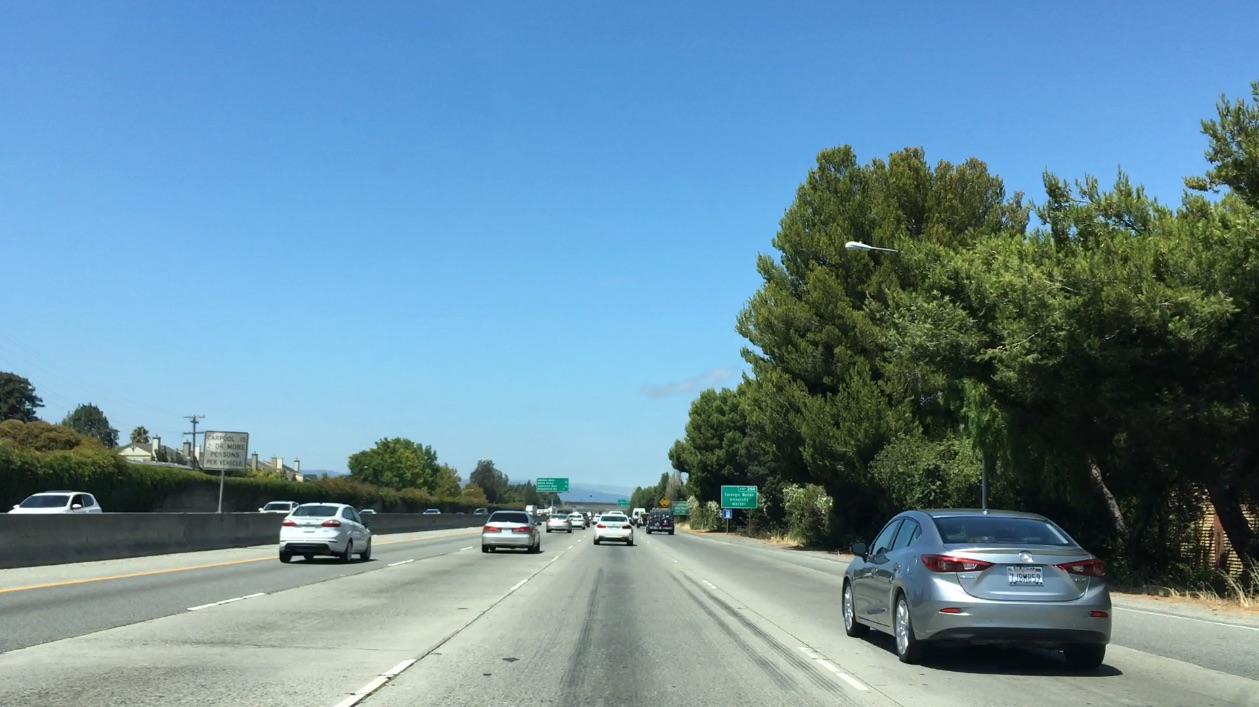
#> input picture bbox-example-image.jpg, 1259 x 707 px
$ jupyter execute --allow-errors P5-ver4.ipynb   (shell and % lines are left out)   (older library calls are emulated)
#> lines starting #> are read from the running program, lines starting #| are printed output that depends on the picture
# Vehicle Detection Project
## Udacity Self-Driving Car Nanodegree

I this project, images taken from front-facing camera mounted on vehicles will be analyzed to detect vehicles. The process will be conducted in following orders:

Phase 1 - Training Linear SVM Classifier
1. Load training images (cars and not-cars) and examine them.
2. Define functions to extract useful featuers from training images:
    2.1 HOG
    2.2 spatial bin
    2.3 color histogram
    2.4 function to flag/extract features from images/image

3. Prepare training and testing dataset
    3.1 Use feature extraction function to extract features from images
    3.2 Train Linear SVM Classifier

Phase 2 - Using Sliding window to find cars
4. Define a sliding-window function to search subset of an image
5. Define Heatmap to remove false positives
6. Apply classifier to the subset of image for classification
7. Draw square around vehicles

[cell 1]
import warnings
warnings.filterwarnings('ignore')

TODO: Converkt png to compatible format and see why it is notworking

## Phase 1 - Training Linear SVM Classifer

### 1. Load training images and examine them.

[cell 2]
import glob
import numpy as np
import matplotlib.image as mpimg
import matplotlib.pyplot as plt

cars = []
notcars = []

# Load directories of car and not-car images
for filename in glob.iglob('./vehicles/**/*.png', recursive=True):
    cars.append(filename)
for filename in glob.iglob('./non-vehicles/**/*.png', recursive=True):
    notcars.append(filename)

# Define a function to return some characteristics of the dataset
def data_look(car_list, notcar_list):
    data_dict = {}
    data_dict['n_cars'] = len(car_list)
    data_dict['n_notcars'] = len(notcar_list)

    sample_img = mpimg.imread(car_list[0])
    data_dict['image_shape'] = sample_img.shape
    data_dict['data_type'] = sample_img.dtype

    return data_dict

# Pass cars and notcars
#> (the rest of this cell did not finish here and is left out)

### 2. Define functions to extract useful features.

#### 2.1 HOG features

[cell 3]
from skimage.feature import hog
import cv2

# generate hog feature extraction function
# [19 lines left out: function get_hog_features, not called in this run]

# choose a random image to visualise HOG feature
#> (the rest of this cell did not finish here and is left out)

#### 2.2 Spatial and 2.3 Color Histogram Features

[cell 4]
# spatial bin
# [14 lines left out: functions bin_spatial, color_hist, not called in this run]

print('spatial and color histogram features ')

#### 2.4 function to flag/extract features from images
This function extract features from a batch of pictures, thus is sued for extracting features for training images.

[cell 5]
# This section is dedicated to making feature vectors
from sklearn.preprocessing import StandardScaler

def extract_features(imgs, color_space='RGB',
                     spatial_size = (32, 32),
                     hist_bins = 32, hist_range = (0, 1),
                     orient = 11, pix_per_cell = 16, cell_per_block = 2, hog_channel = "ALL",
                     spatial_feat = True, hist_feat = True, hog_feat = True):
    # Create a list to append feature vectors to
    features = []
    # Iterate through the list of images
    for image_dir in imgs:
        image = mpimg.imread(image_dir)
        file_features = []

        if color_space != 'RGB':
            if color_space == 'HSV':
                feature_image = cv2.cvtColor(image, cv2.COLOR_RGB2HSV)
            elif color_space == 'LUV':
                feature_image = cv2.cvtColor(image, cv2.COLOR_RGB2LUV)
            elif color_space == 'HLS':
                feature_image = cv2.cvtColor(image, cv2.COLOR_RGB2HLS)
            elif color_space == 'YUV':
                feature_image = cv2.cvtColor(image, cv2.COLOR_RGB2YUV)
            elif color_space == 'YCrCb':
                feature_image = cv2.cvtColor(image, cv2.COLOR_RGB2YCrCb)
        else: feature_image = np.copy(image)

        if spatial_feat == True:
            spatial_features = bin_spatial(feature_image, size = spatial_size)
            file_features.append(spatial_features)

        if hist_feat == True:
            hist_features = color_hist(feature_image, nbins = hist_bins, bins_range = hist_range)
            file_features.append(hist_features)

        if hog_feat == True:
            if hog_channel == 'ALL':
                hog_features = []
                for channel in range(feature_image.shape[2]):
                    hog_features = np.append(hog_features, get_hog_features(feature_image[:,:,channel]))
                hog_features = np.ravel(hog_features)
            else:
                hog_features = get_hog_features(feature_image[:,:,hog_channel],
                                                orient, pix_per_cell, cell_per_block,
                                                vis=False, feature_vec=True)
            file_features.append(hog_features)

        # Append the new feature vectors to the feature list
        features.append(np.concatenate(file_features))
        # Return list of feature vectors

    return features

print('feature extraction function loaded successfully!')

### 3. Prepare Testing Images

#### 3.1 Use feature extraction function to extract features from images.

[cell 6]
car_features = extract_features(cars)
notcar_features = extract_features(notcars)

X = np.vstack((car_features, notcar_features)).astype(np.float64)
# Fit a per-column scaler
#> (the rest of this cell did not finish here and is left out)

#### 3.2 Train Linear Model

[cell 7]
# Split the dataset into training and testing sets
from sklearn.model_selection import train_test_split
from sklearn import svm

rand_state = np.random.randint(0, 100)
#> (the rest of this cell did not finish here and is left out)

## Phase 2 - Using Sliding Window to Find Cars

### 1. Define a sliding-window function to search subset of an image

We will have the sizes of windows scaled depending on the proximity to the vehicle. Below, I approximated the sizes of squares that will fit our needs.

[cell 8]
sample_image = mpimg.imread('bbox-example-image.jpg')
#> sample_image is the input picture: shape (707, 1259, 3); mean R, G, B 104.8, 141, 158.4
box_sample_image = np.copy(sample_image)

# Closest: window size 150px
lg_px = 150
cv2.rectangle(box_sample_image, (450,680), (450+lg_px,680-lg_px), (0, 0, 255), 5)
cv2.rectangle(box_sample_image, (920,650), (920+lg_px,650-lg_px), (0, 0, 255), 5)

# Middle: window size 90px
md_px = 100
cv2.rectangle(box_sample_image, (280,570), (370,480), (0, 255, 0), 5)
cv2.rectangle(box_sample_image, (460,570), (550,480), (0, 255, 0), 5)

# Furthest: window size 50px
sm_px = 50
cv2.rectangle(box_sample_image, (580,560), (640,500), (255, 255, 0), 5)
cv2.rectangle(box_sample_image, (480,560), (540,500), (255, 255, 0), 5)
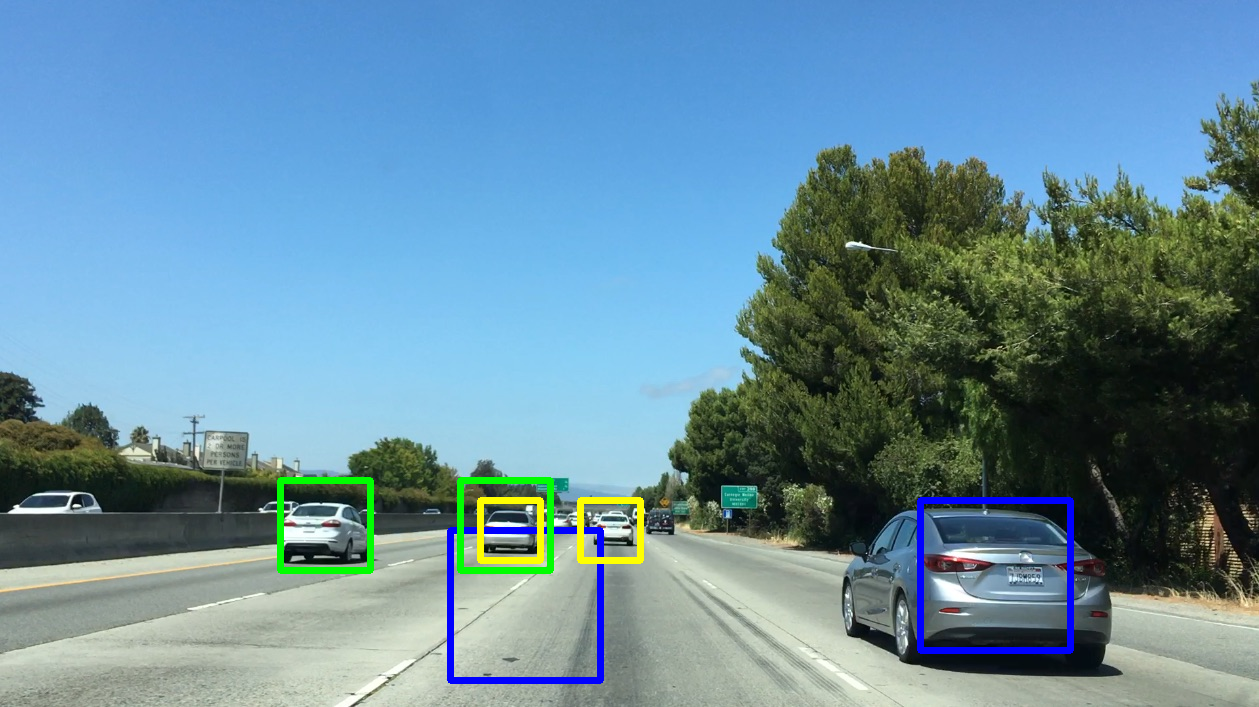
#> box_sample_image: shape (707, 1259, 3); mean R, G, B 103.8, 141.1, 158.6

# Possible breakpoints: 680 - 570 large
#                       570 - 560 medium
#                       560 - 520 small

fig = plt.figure()
plt.imshow(box_sample_image)

[cell 9]
# Sliding box test
single_image = mpimg.imread('bbox-example-image.jpg')

# coordinates of windows
def slide_window(img, x_start_stop = [None, None],
                 y_start_stop = [None, None],
                 xy_window = (64, 64),
                 xy_overlap = (0.5, 0.5)
                ):
#> called with xy_window = (150, 150), xy_overlap = (0.85, 0.85)
    if x_start_stop[0] == None:
        x_start_stop[0] = 0
    if x_start_stop[1] == None:
        x_start_stop[1] = img.shape[1]
    if y_start_stop[0] == None:
        y_start_stop[0] = 0
    if y_start_stop[1] == None:
        y_start_stop[1] = img.shape[0]

    # Compute the span of the region to be searched
    x_span = x_start_stop[1] - x_start_stop[0]
#> x_span = 1259
    y_span = y_start_stop[1] - y_start_stop[0]

    # Compute the number of pixels per step in x/y
    nx_pix_per_step = np.int(xy_window[0]*(1 - xy_overlap[0]))
    ny_pix_per_step = np.int(xy_window[1]*(1 - xy_overlap[1]))

    # Compute the number of windows in x/y
    nx_buffer = np.int(xy_window[0]*(xy_overlap[0]))
    ny_buffer = np.int(xy_window[1]*(xy_overlap[1]))
    nx_windows = np.int((x_span-nx_buffer)/nx_pix_per_step)
#> nx_windows = 51
    ny_windows = np.int((y_span-ny_buffer)/ny_pix_per_step)

    window_list = []

    for ys in range(ny_windows):
        for xs in range(nx_windows):
            # Calculate window position
            startx = xs*nx_pix_per_step + x_start_stop[0]
            endx = startx + xy_window[0]
            starty = ys*ny_pix_per_step + y_start_stop[0]
            endy = starty + xy_window[1]
            # Append window position to list
            window_list.append(((startx, starty), (endx, endy)))
    # Return the list of windows
    return window_list

Now that we have a working sliding window function, I will move onto building a pipeline of sliding window that implements the above function and returns coordinates of windows that are scaled.

[cell 10]
# Possible breakpoints: 570 - 680 large (150)
#                       570 - 560 medium (90)
#                       560 - 520 small (50)

def scaled_window(img):
    window_list = []
    large_window_list = slide_window(img,
                 x_start_stop = [None, None],
                 y_start_stop = [480, 680],
                 xy_window = (150, 150),
                 xy_overlap = (0.85, 0.85)
                )
#> large_window_list = 153 items
    window_list.extend(large_window_list)

    medium_window_list = slide_window(img,
             x_start_stop = [None, None],
             y_start_stop = [500, 630],
             xy_window = (90, 90),
             xy_overlap = (0.85, 0.85)
            )
#> medium_window_list = 364 items
    window_list.extend(medium_window_list)

    small_window_list = slide_window(img,
                 x_start_stop = [None, None],
                 y_start_stop = [500, 560],
                 xy_window = (50, 50),
                 xy_overlap = (0.85, 0.85)
                )
#> small_window_list = 346 items
    window_list.extend(small_window_list)

    return window_list

sample_image = mpimg.imread('bbox-example-image.jpg')
scaled_window_list = scaled_window(sample_image)
#> scaled_window_list = 863 items


def draw_boxes(img, bboxes, color = (0, 0, 255), thick = 6):
    # make a copy of an image
#> called with color = (0, 0, 255), thick = 6
    draw_img = np.copy(img)
    # draw bounding boxes on the image using cv2.rectangle()
    for corner in bboxes:
        cor1, cor2 = corner
        cv2.rectangle(draw_img, cor1, cor2, (0, 0, 255), 5)
#> this loop made 863 passes
#> (cor1, cor2) on passes 1 to 3: ((0, 480), (150, 630)), ((22, 480), (172, 630)), ((44, 480), (194, 630))
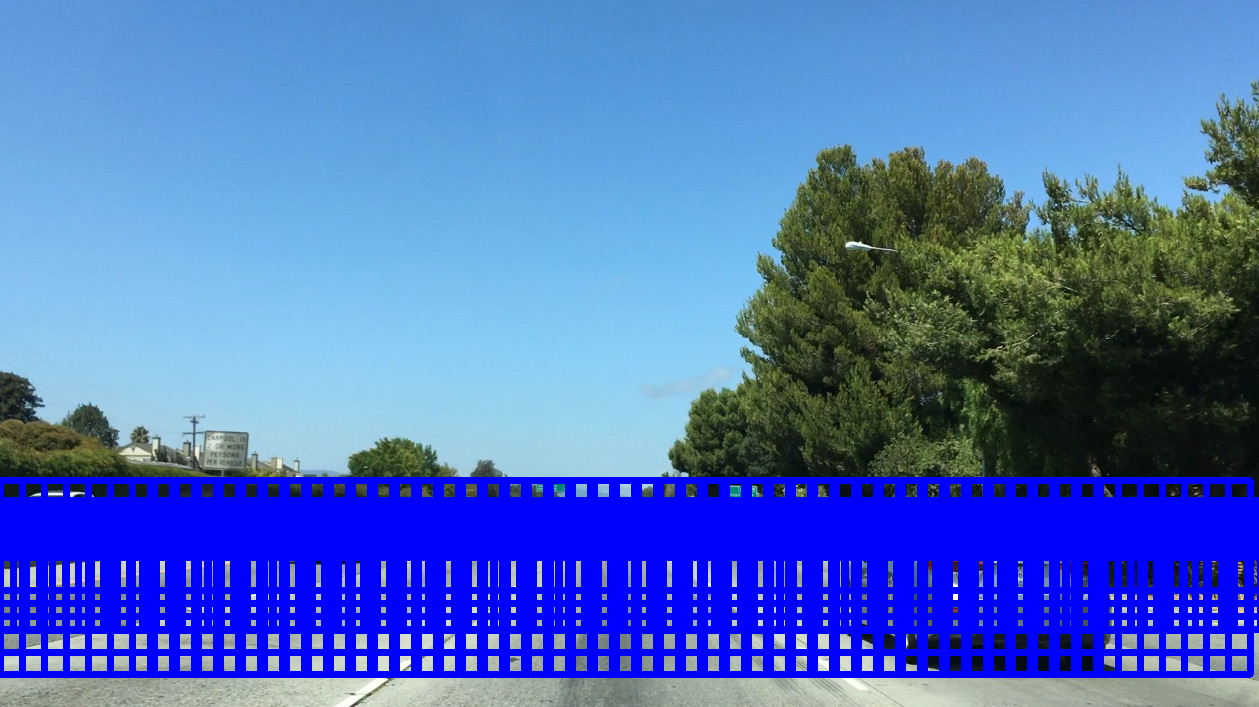
#> draw_img: shape (707, 1259, 3); mean R, G, B 77.4, 110.9, 190.8

    return draw_img

result = draw_boxes(sample_image, scaled_window_list)
plt.imshow(result)

Extract features for a single image. This will be used with the videoclip.

[cell 11]
# Define a function to extract features from a single image window
# This function is very similar to extract_features()
# just for a single image rather than list of images

# [45 lines left out: function single_img_features, not called in this run]

Search a single image

[cell 12]
import warnings
warnings.filterwarnings('ignore')

# Define a function you will pass an image
# and the list of windows to be searched (output of slide_windows())
# [28 lines left out: function search_windows, not called in this run]

sample_image = np.copy(single_image)
#> (the rest of this cell did not finish here and is left out)

### 2. Define Heatmap to remove false positives

[cell 13]
from scipy.ndimage.measurements import label

# [5 lines left out: function add_heat, not called in this run]

def apply_threshold(heatmap, threshold):
    heatmap[heatmap <= threshold] = 0
    return heatmap

# [14 lines left out: function draw_labeled_bboxes, not called in this run]


# Add heat to each box in box list
heat = np.zeros_like(sample_image[:,:,0]).astype(np.float64)
#> (the rest of this cell did not finish here and is left out)

[cell 14]
import matplotlib.image as mpimg
import matplotlib.pyplot as plt
import numpy as np
import cv2

#> (the rest of this cell did not finish here and is left out)

### 3. Apply classifier to the subset of image for classification

[cell 15]
video_image = cv2.imread('test.png')
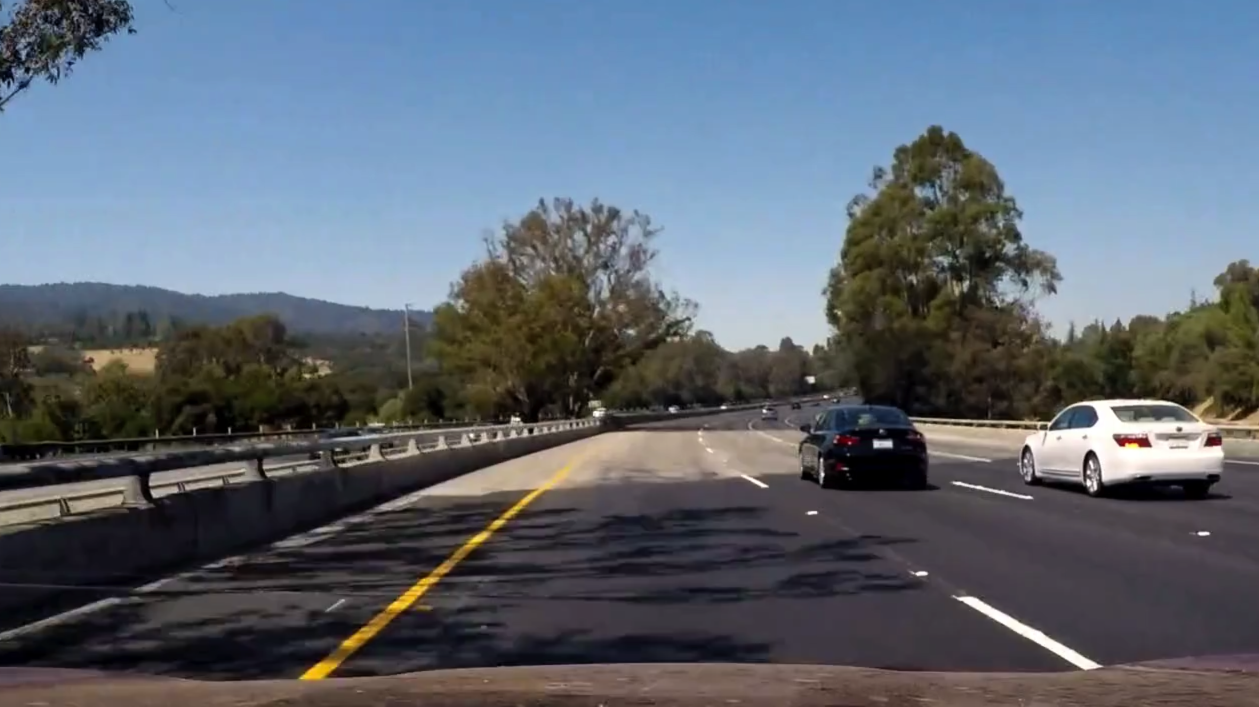
#> input picture test.png, 2518 x 1414 px (shown at 1/2 size)
#> video_image is the input picture: shape (1414, 2518, 3); mean B, G, R 114.9, 103.2, 93.8
video_image = cv2.cvtColor(video_image, cv2.COLOR_BGR2RGB)
video_image = cv2.resize(video_image, (1259, 707))
#> video_image: shape (707, 1259, 3)

def scaled_window_video(img):
    window_list = []
    large_window_list = slide_window(img,
                 x_start_stop = [None, None],
                 y_start_stop = [450, 680],
                 xy_window = (150, 150),
                 xy_overlap = (0.85, 0.85)
                )
#> large_window_list = 204 items
    window_list.extend(large_window_list)

    medium_window_list = slide_window(img,
             x_start_stop = [None, None],
             y_start_stop = [400, 580],
             xy_window = (90, 90),
             xy_overlap = (0.85, 0.85)
            )
#> medium_window_list = 728 items
    window_list.extend(medium_window_list)

    small_window_list = slide_window(img,
                 x_start_stop = [None, None],
                 y_start_stop = [380, 450],
                 xy_window = (50, 50),
                 xy_overlap = (0.85, 0.85)
                )
#> small_window_list = 692 items
    window_list.extend(small_window_list)

    return window_list

video_windows = scaled_window_video(video_image)
#> video_windows = 1624 items
result = draw_boxes(video_image, video_windows)
#> call 2 of draw_boxes, with color = (0, 0, 255), thick = 6
#> the loop in draw_boxes (call 2), `for corner in bboxes:` made 1624 passes
#> (cor1, cor2) on passes 1 to 3: ((0, 450), (150, 600)), ((22, 450), (172, 600)), ((44, 450), (194, 600))
#> after the loop in draw_boxes (call 2), `for corner in bboxes:`:
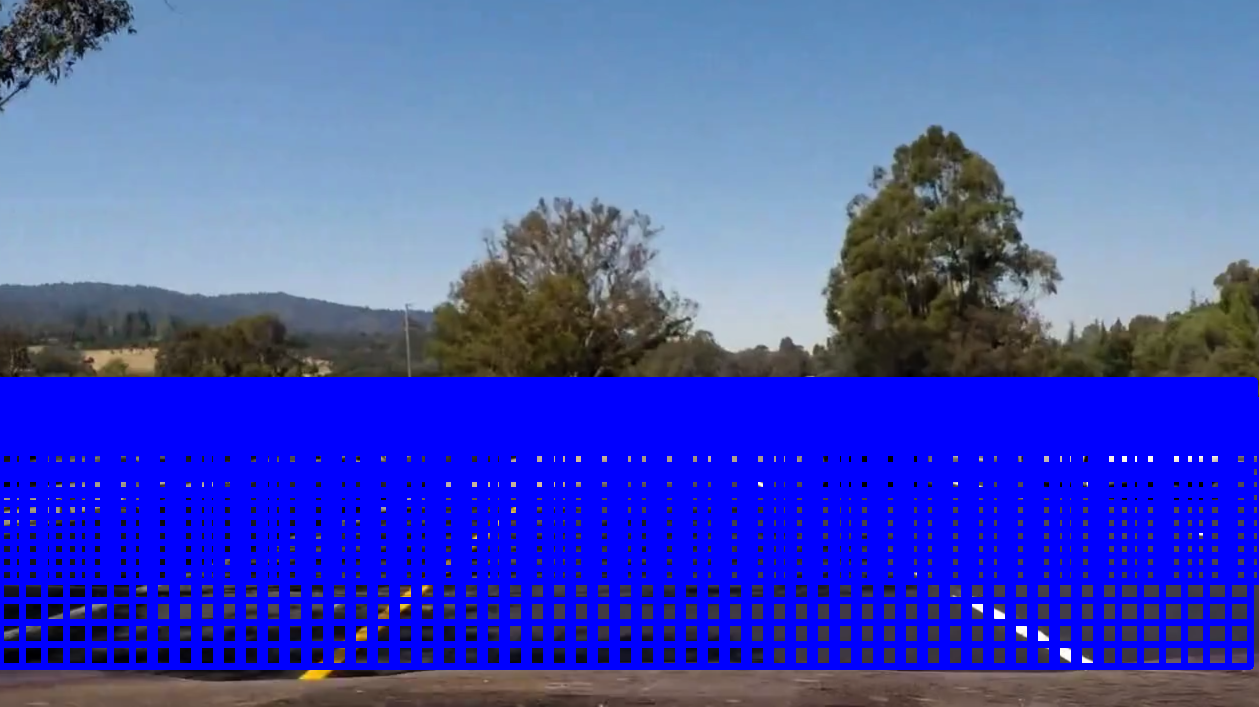
#> draw_img: shape (707, 1259, 3); mean R, G, B 68.8, 80.3, 183
plt.imshow(result)

[cell 16]
def complete_pipeline(img):
    windows = scaled_window_video(img)
#> windows = 1624 items
    valid_windows = search_windows(img, windows, svc, X_scaler)
    # Add heat to each box in box list
    heat = np.zeros_like(img[:,:,0]).astype(np.float64)
    heat = add_heat(heat, valid_windows)

    # Apply threshold to help remove false positives
    heat = apply_threshold(heat, 7)

    # Visualize the heatmap when displaying
    heatmap = np.clip(heat, 0, 255)
    # Find final boxes from heatmap using label function
    labels = label(heatmap)
    draw_img = draw_labeled_bboxes(np.copy(img), labels)
    return draw_img
